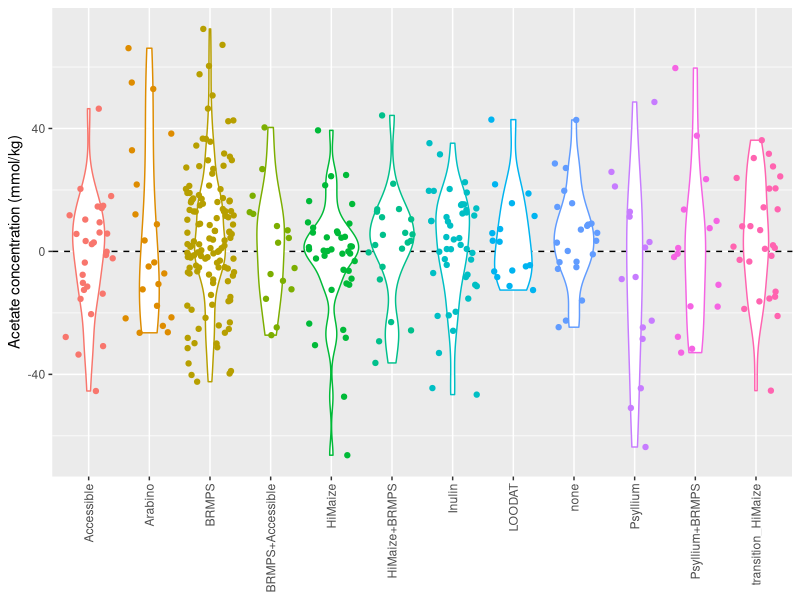

Reproduce this figure in R. (Note: this script raises an error after producing the figure.)
## ---- chunk 1
knitr::opts_chunk$set(echo = TRUE)
knitr::opts_knit$set(root.dir = "~/Documents/UMBio201/Lab5/")
## ---- chunk 2
library(tidyverse)
library(readxl)
library(broom)
library(cowplot)
set.seed(7)
## ---- chunk 3
q1_df <- read_delim(file = "raw_data/scfa_wide.txt", 
                        delim = "\t", escape_double = FALSE, 
                        trim_ws = TRUE, na=c("NA"),
                        col_names = TRUE,
                        col_types = cols(participant_id = col_character(),
                                         semester = col_character(),
                                         supplement_consumed = col_character(),
                                         quantity_compliant = col_character(),
                                         frequency = col_character(),
                                         acetate_delta = col_double(),
                                         butyrate_delta = col_double(),
                                         propionate_delta = col_double())) %>%
  filter(semester != "Winter2015",
         quantity_compliant != "no")
## ---- chunk 4
acetate_df <- q1_df %>% 
  select(-starts_with("butyrate"), -starts_with("propionate"))
#check sample size 
acetate_df %>% 
  group_by(supplement_consumed) %>% 
  summarise(sample_size = n())

#check variances 
bartlett.test(acetate_delta ~ supplement_consumed, data = acetate_df)
# Bartlett test gave us a p-value of 0.01834, this is smaller than 0.05. So we cannot use ANOVA) 



## ---- chunk 5
kruskal.test(supplement_consumed ~ acetate_delta, acetate_df)
#our p-value from the kruskall-wallis test was 0.5005. Since this p-value is greater than 0.05 we cannot determine whether one group has a larger effect on acetate concentration
## ---- chunk 6
acetate_plot <- acetate_df %>%
  ggplot(aes(x = supplement_consumed, 
             y = acetate_delta, 
             color = supplement_consumed)) + 
  geom_hline(yintercept = 0, linetype = "dashed") + 
  geom_violin() + 
  geom_jitter() + 
  xlab(NULL) + 
  ylab("Acetate concentration (mmol/kg)") + 
  theme(legend.position = "none",
        axis.text.x = element_text(angle = 90, vjust = 0.5, hjust = 1))

acetate_plot 

save_plot(acetate_plot, ncol = 1, nrow = 1, filename = "HW-figures/acetate_plot.pdf")


## ---- chunk 7
q2_df <- read_delim(file = "raw_data/scfa_wide.txt", 
                        delim = "\t", escape_double = FALSE, 
                        trim_ws = TRUE, na=c("NA"),
                        col_names = TRUE,
                        col_types = cols(participant_id = col_character(),
                                         semester = col_character(),
                                         supplement_consumed = col_character(),
                                         quantity_compliant = col_character(),
                                         frequency = col_character(),
                                         acetate_delta = col_double(),
                                         butyrate_delta = col_double(),
                                         propionate_delta = col_double())) %>%
  filter(semester != "Winter2015",
         quantity_compliant != "no") %>% 
  select(-starts_with("acetate"), 
         -starts_with("butyrate")) %>% 
  drop_na(propionate_delta)

## ---- chunk 8
# check sample size 
q2_df %>%
  group_by(supplement_consumed) %>%
  summarise(sample_size = n())

#check equal variances
bartlett.test(propionate_delta ~ supplement_consumed, data = q2_df)
#since our p-value from the Bartlett test is 0.07131 which is greater than 0.05 we cannot 
## ---- chunk 9
kruskal.test(supplement_consumed ~ propionate_delta, q2_df)

## ---- chunk 10
propionate_plot <- q2_df %>%
  ggplot(aes(x = supplement_consumed, 
             y = propionate_delta, 
             color = supplement_consumed)) + 
  geom_hline(yintercept = 0, linetype = "dashed") + 
  geom_violin() + 
  geom_jitter() + 
  xlab(NULL) + 
  ylab("Propionate concentration (mmol/kg)") + 
  theme(legend.position = "none",
        axis.text.x = element_text(angle = 90, vjust = 0.5, hjust = 1))

propionate_plot 

save_plot(propionate_plot, ncol = 1, nrow = 2, filename = "HW-figures/propionate_plot.pdf")
## ---- chunk 11
q3_df <- read_delim(file = "raw_data/scfa_wide.txt", 
                        delim = "\t", escape_double = FALSE, 
                        trim_ws = TRUE, na=c("NA"),
                        col_names = TRUE,
                        col_types = cols(participant_id = col_character(),
                                         semester = col_character(),
                                         supplement_consumed = col_character(),
                                         quantity_compliant = col_character(),
                                         frequency = col_character(),
                                         acetate_delta = col_double(),
                                         butyrate_delta = col_double(),
                                         propionate_delta = col_double())) %>%
  filter(semester != "Winter2015",
         quantity_compliant != "no",
         supplement_consumed == "BRMPS" | supplement_consumed == "LOODAT") %>% 
  select(-starts_with("propionate"), 
         -starts_with("butyrate")) %>% 
  add_column(acetate_status = "-") %>% 
  drop_na()

q3_df$acetate_status[q3_df$acetate_delta > 0] <- "positive" 
q3_df$acetate_status[q3_df$acetate_delta < 0] <- "negative"
## ---- chunk 12
#normality assumption check 
BRMPS_q3_df <- q3_df %>% 
  filter(supplement_consumed == "BRMPS")

shapiro.test(BRMPS_q3_df$acetate_delta)

LOODAT_q3_df <- q3_df %>% 
  filter(supplement_consumed == "LOODAT")
shapiro.test(LOODAT_q3_df$acetate_delta)
## ---- chunk 13
q3_df %>%
  group_by(supplement_consumed, acetate_status) %>%
  summarise(Counts = n())

acetate_table <- with(q3_df, table(supplement_consumed, acetate_status))

prop.test(acetate_table,
          alternative = "two.sided",
          correct = FALSE)
## ---- chunk 14
# import and filter data set (q4_df)
## ---- chunk 15
# check assumptions
## ---- chunk 16
# conduct statistical test
## ---- chunk 17
# make and save plot (q4_plot)
